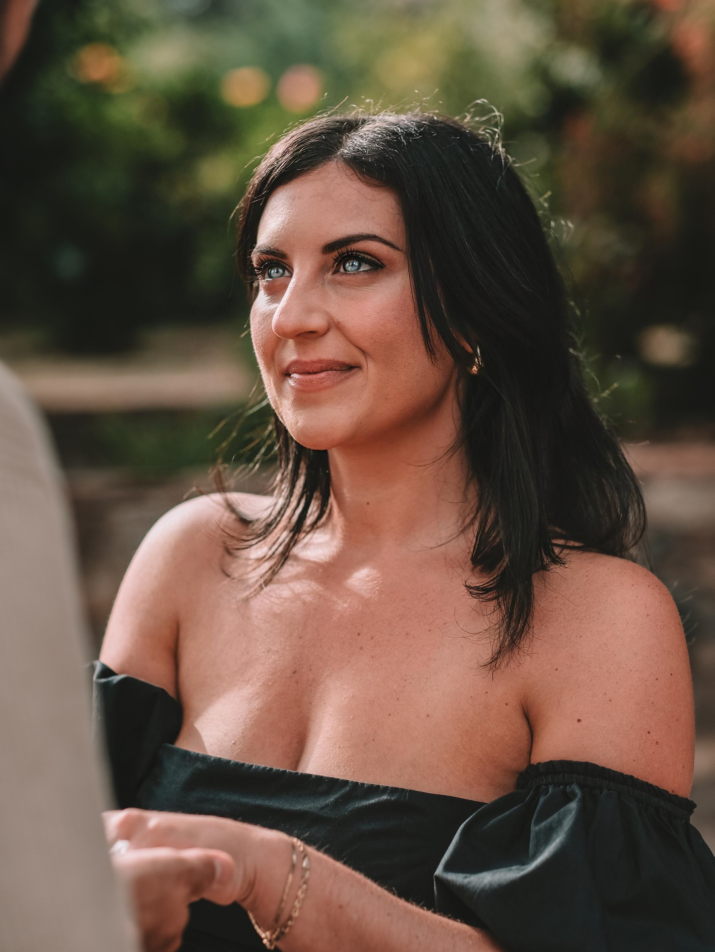
#> input picture assets/img/Wedding/DSCF2935.jpeg, 4287 x 5712 px, found by its file name (shown at 1/6 size); its folder holds 4 pictures in this run
$ python update_wedding.py
#> lines starting #> are read from the running program, lines starting #| are printed output that depends on the picture
import os
import json
from PIL import Image
import shutil
import uuid

OUTPUT_DIR = r"C:\Users\Logon Fabrice\Desktop\ANTIGRAVITY\Anna Socci"
DATA_DIR = os.path.join(OUTPUT_DIR, "data")
PORTFOLIO_JSON_PATH = os.path.join(DATA_DIR, "portfolio.json")

WEDDING_IMG_DIR = os.path.join(OUTPUT_DIR, "assets", "img", "wedding")
ORIGINALS_DIR = os.path.join(OUTPUT_DIR, "photos", "originals")
THUMBS_DIR = os.path.join(OUTPUT_DIR, "photos", "thumbs")

def update_wedding():
    print("Starting wedding photos update...")

    with open(PORTFOLIO_JSON_PATH, "r", encoding="utf-8") as f:
#> (reads data/portfolio.json from the repository)
        data = json.load(f)

    # Rimuovi le vecchie foto Wedding
    initial_count = len(data.get("photos", []))
    data["photos"] = [p for p in data.get("photos", []) if p.get("category") != "Wedding"]
    print(f"Removed {initial_count - len(data['photos'])} old wedding photos.")

    # Processa le nuove
    added_count = 0
    for filename in os.listdir(WEDDING_IMG_DIR):
        if filename.lower().endswith(('.png', '.jpg', '.jpeg', '.webp')):
            src_path = os.path.join(WEDDING_IMG_DIR, filename)

            # Genera nome sicuro
            safe_filename = f"wedding_{uuid.uuid4().hex[:8]}.jpg"
            orig_dest = os.path.join(ORIGINALS_DIR, safe_filename)
            thumb_dest = os.path.join(THUMBS_DIR, safe_filename)

            # Copia originale
            shutil.copy2(src_path, orig_dest)

            # Crea miniatura
            try:
                with Image.open(src_path) as img:
                    # Fix EXIF orientation before resizing
#> img is the input picture: PIL image 4287x5712 RGB; mean R, G, B 102.4, 81.7, 67.1
                    from PIL import ImageOps
                    img = ImageOps.exif_transpose(img)

                    img.thumbnail((600, 800))
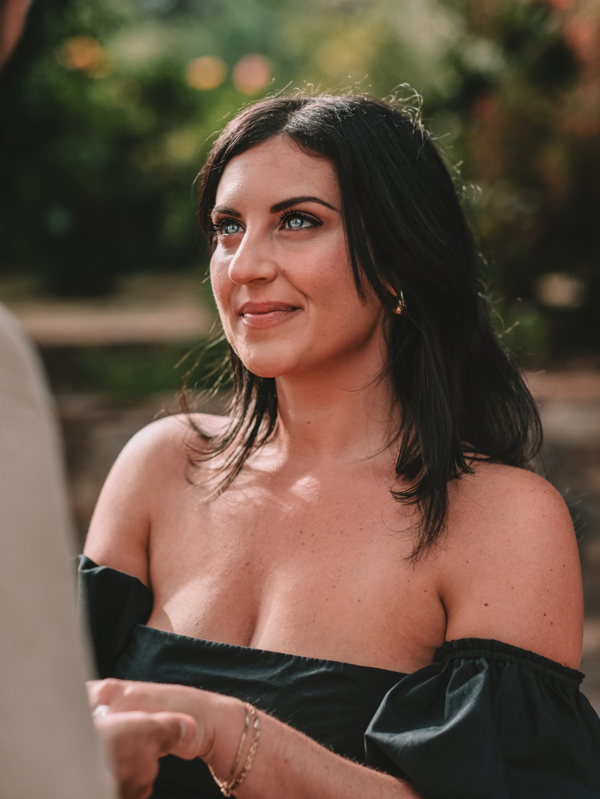
#> img: PIL image 600x799 RGB; mean R, G, B 102.3, 81.7, 67
                    if img.mode in ("RGBA", "P"):
                        img = img.convert("RGB")
                    img.save(thumb_dest, format="JPEG", quality=85)
            except Exception as e:
                print(f"Error generating thumbnail for {filename}: {e}")
                continue

            # Aggiungi a JSON
            data["photos"].append({
                "id": f"photo_{uuid.uuid4().hex[:6]}",
                "filename": safe_filename,
                "category": "Wedding",
                "confidence": 100,
                "secondary_category": "",
                "tags": ["wedding"],
                "needs_review": False,
                "notes": "Added from custom wedding folder"
            })
            added_count += 1
#> pass 2 of the loop in update_wedding, `for filename in os.listdir(WEDDING_IMG_DIR):`:
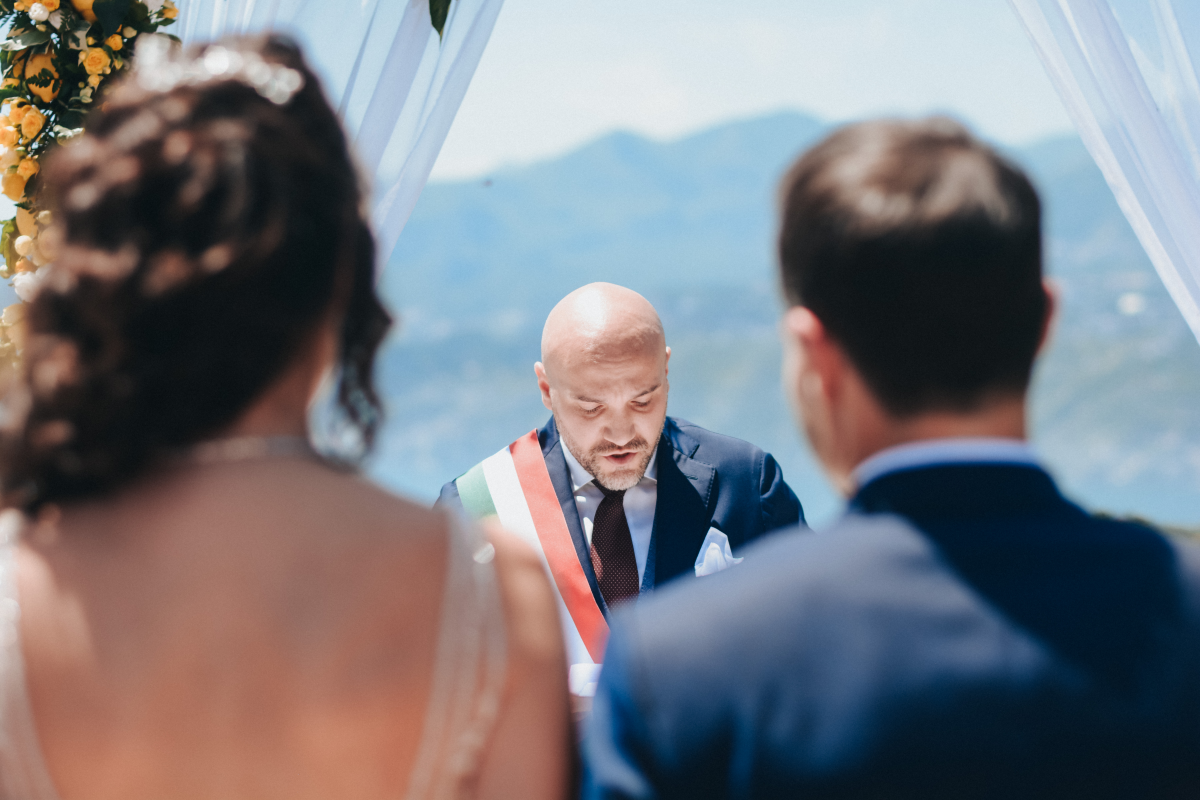
#> input picture assets/img/Wedding/DSC_0124.jpeg, 6000 x 4000 px, found by its file name (shown at 1/5 size)
#> in update_wedding, img is the input picture: PIL image 6000x4000 RGB; mean R, G, B 120.4, 120.5, 126.4
#> in update_wedding, `img.thumbnail((600, 800))`:
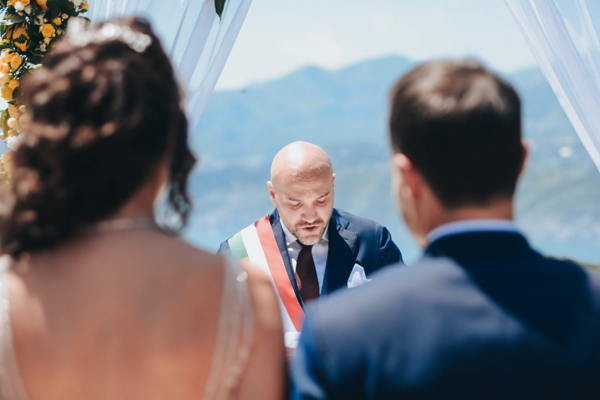
#> img: PIL image 600x400 RGB; mean R, G, B 120.4, 120.5, 126.4
#> pass 3 of the loop in update_wedding, `for filename in os.listdir(WEDDING_IMG_DIR):`:
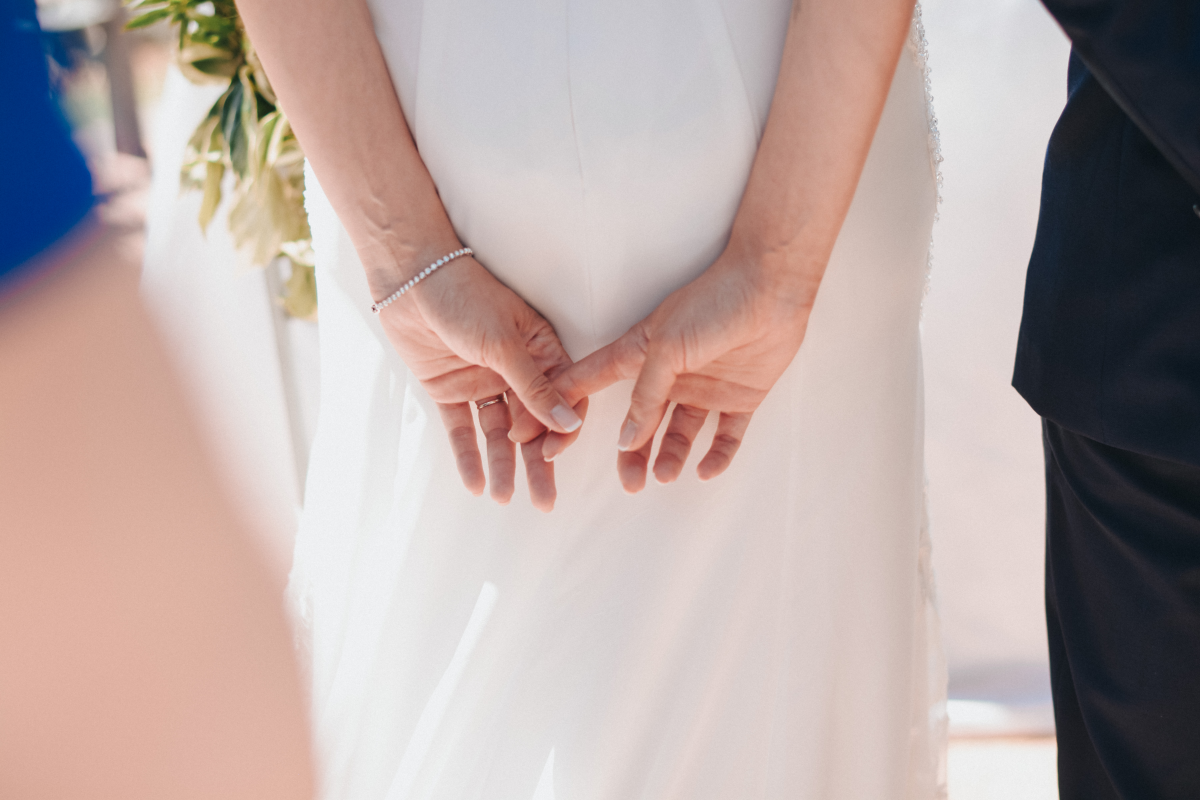
#> input picture assets/img/Wedding/DSC_0126 2.jpeg, 6000 x 4000 px, found by its file name (shown at 1/5 size)
#> in update_wedding, img is the input picture: PIL image 6000x4000 RGB; mean R, G, B 183, 166.7, 163.7
#> in update_wedding, `img.thumbnail((600, 800))`:
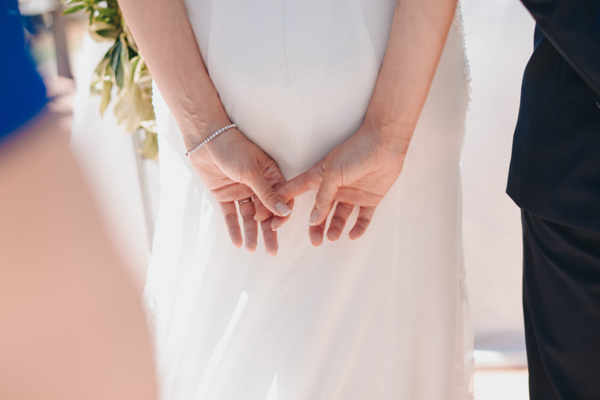
#> img: PIL image 600x400 RGB; mean R, G, B 183, 166.6, 163.6
#> the loop made 4 passes; the first 3 are shown

    with open(PORTFOLIO_JSON_PATH, "w", encoding="utf-8") as f:
        json.dump(data, f, indent=4)

    print(f"Added {added_count} new wedding photos.")
    print("portfolio.json updated successfully!")

if __name__ == "__main__":
    update_wedding()
